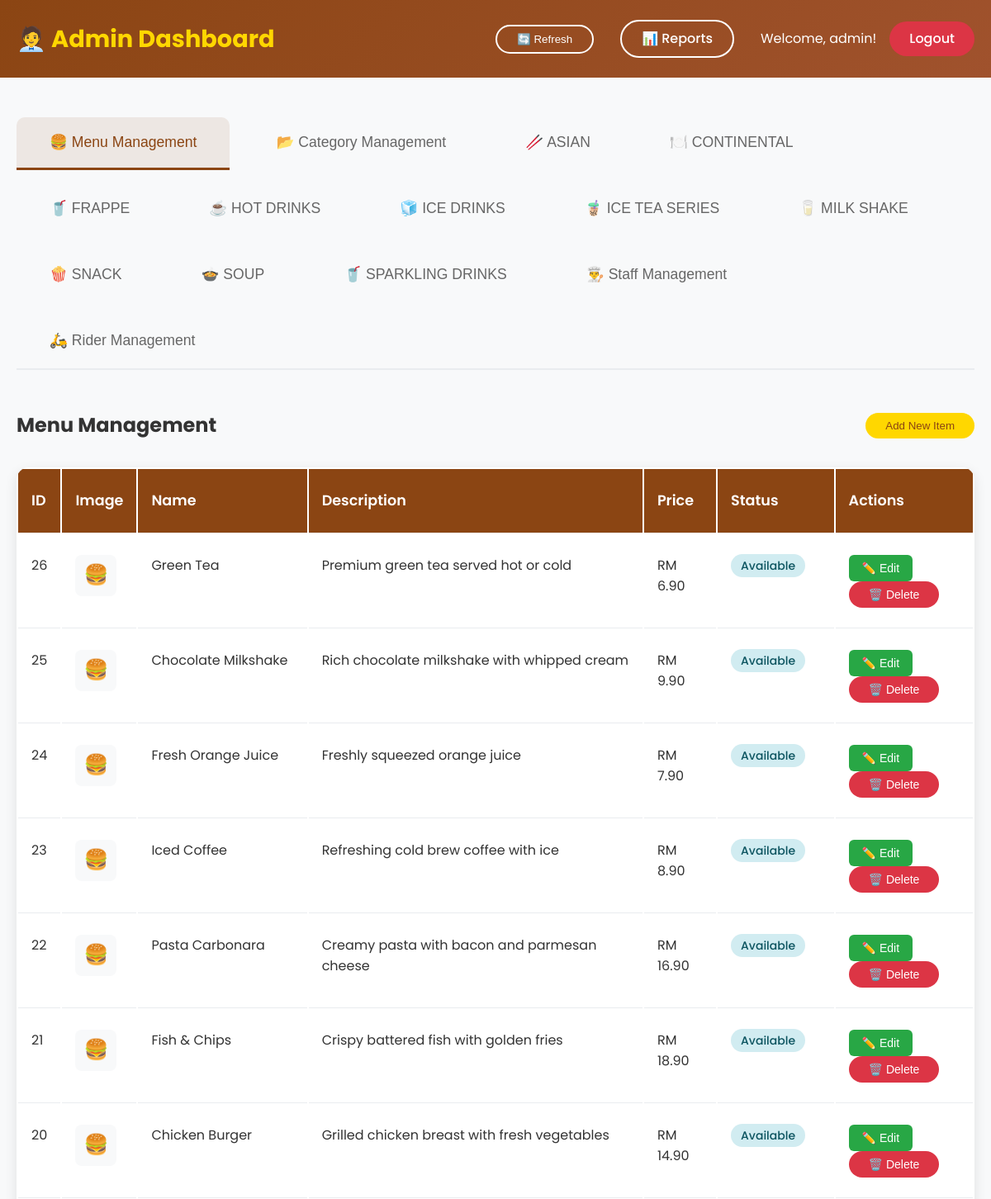
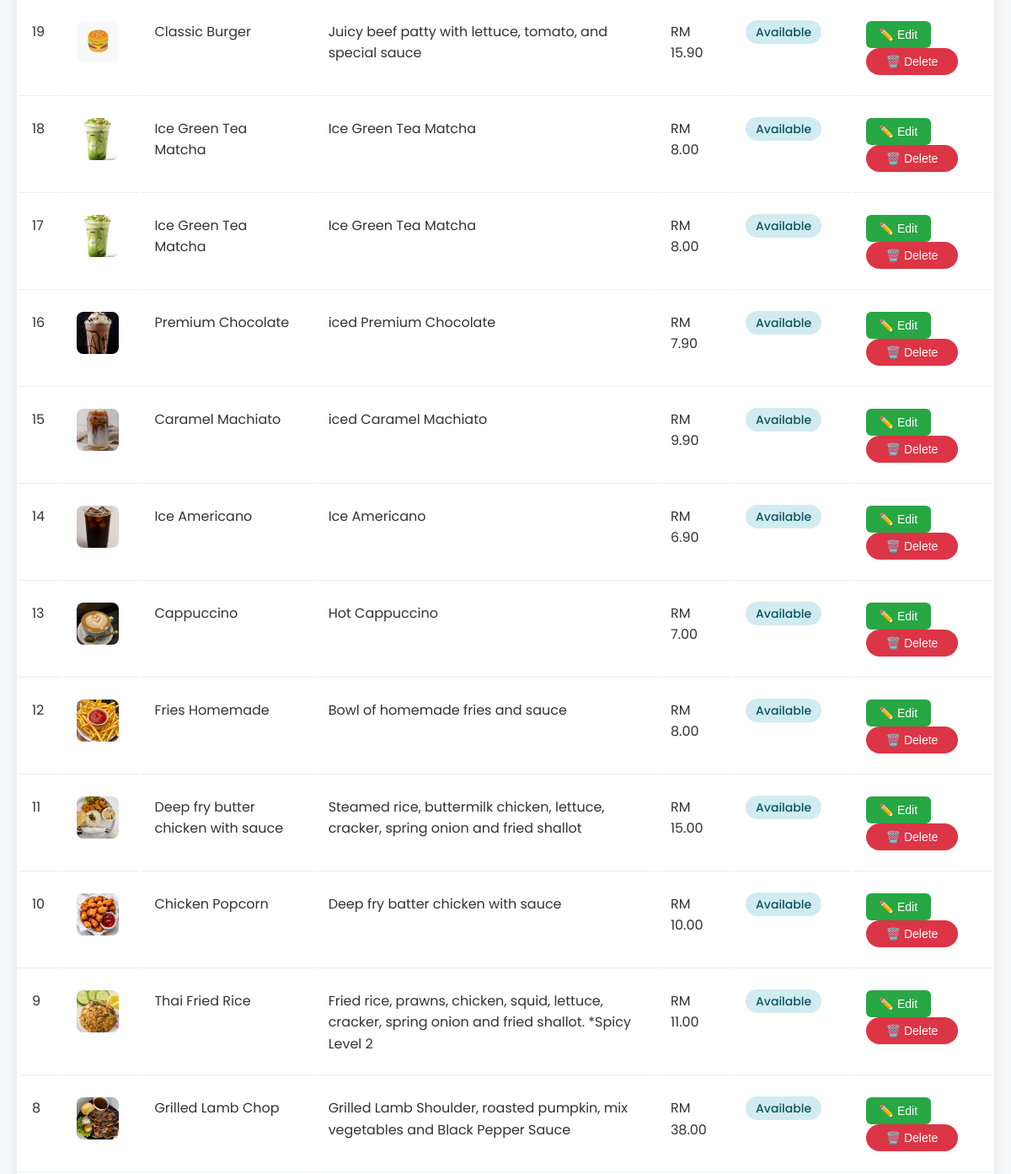
/admin_dashboard.php (signed in, upper part), run on an earlier commit of the app's database (2 pictures, top to bottom).
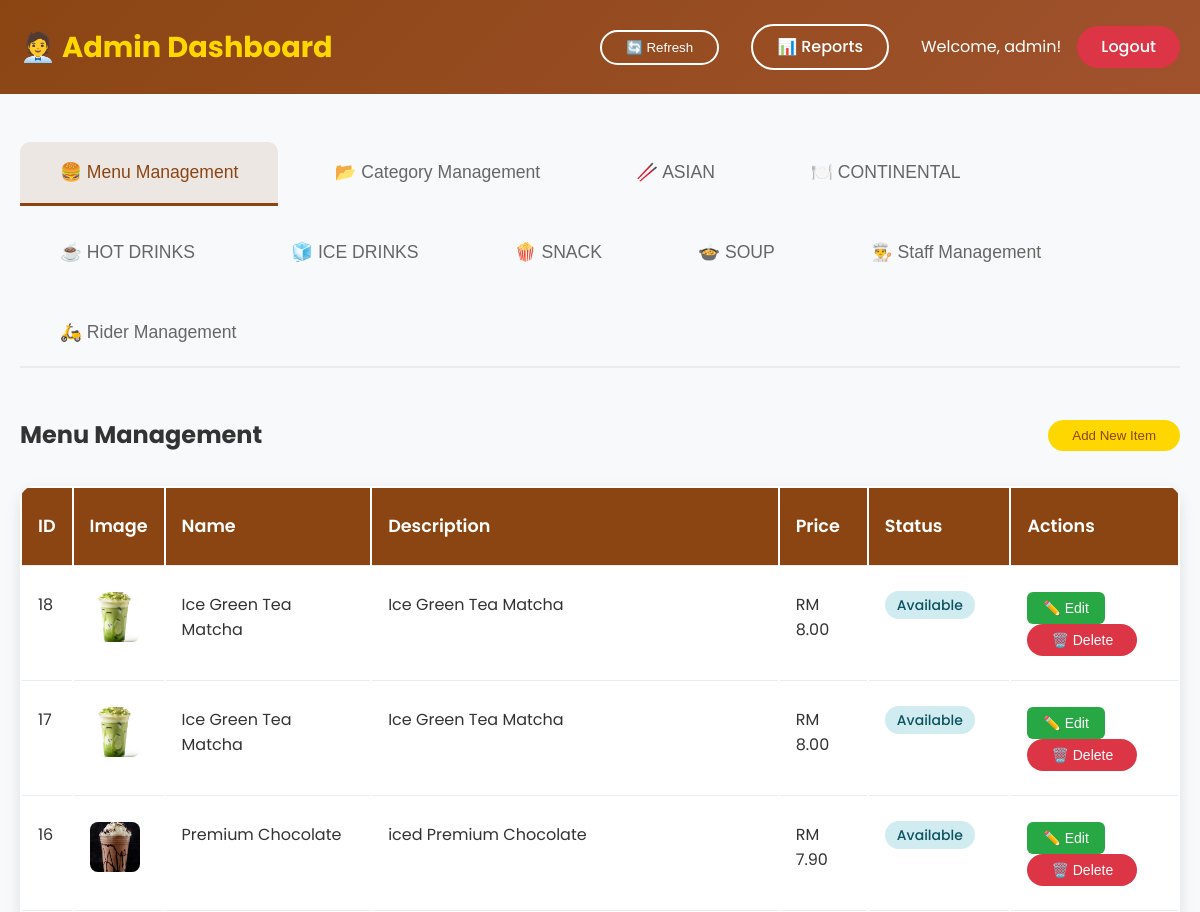
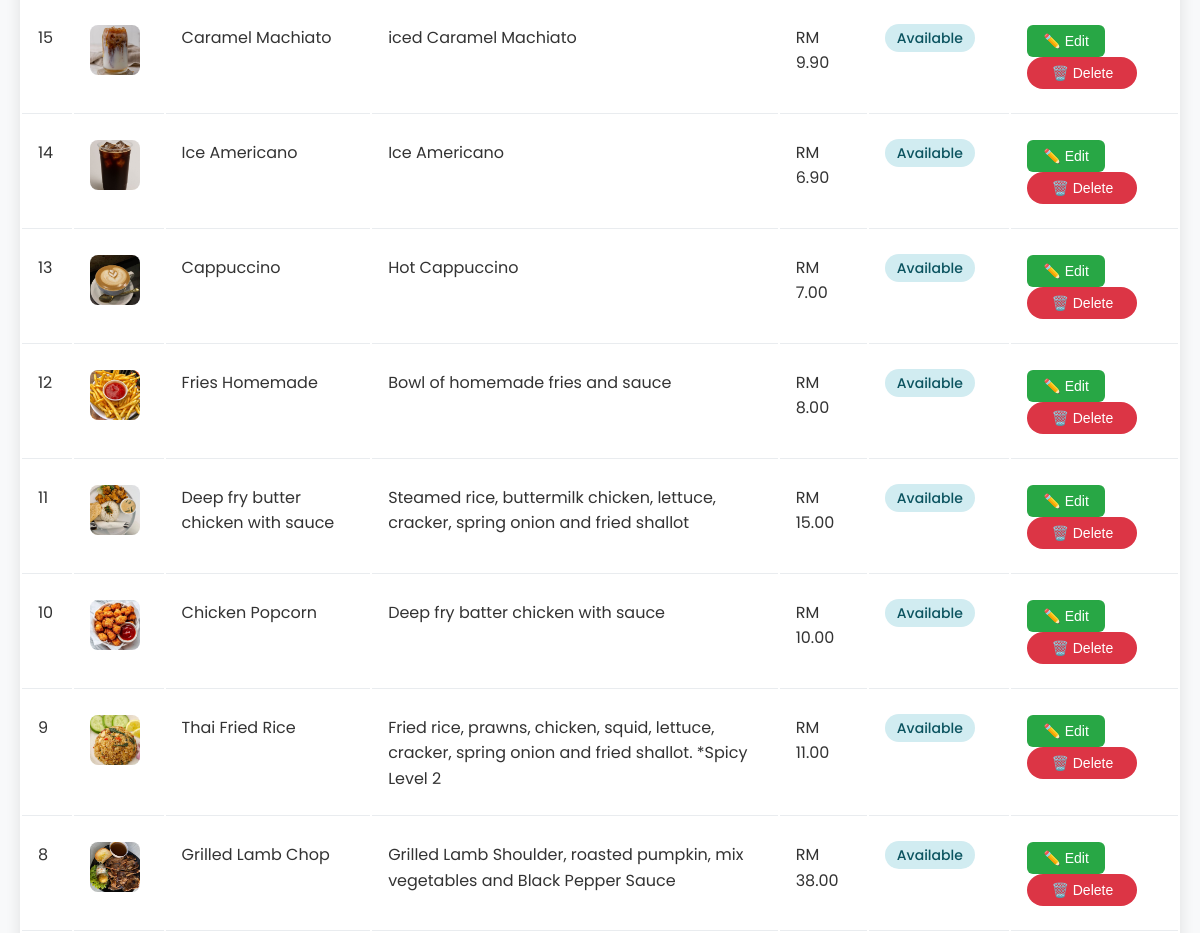
And on a later commit of the database (2 pictures, top to bottom).
### tables this page shows
CREATE TABLE `categories` (
  `category_id` int(11) NOT NULL,
  `category_name` varchar(50) NOT NULL,
  `category_icon` varchar(10) DEFAULT '?️',
  `category_status` enum('Active','Inactive') DEFAULT 'Active',
  `created_at` timestamp NOT NULL DEFAULT current_timestamp()
);

CREATE TABLE `product` (
  `product_id` int(11) NOT NULL,
  `product_name` varchar(100) DEFAULT NULL,
  `product_info` text DEFAULT NULL,
  `product_price` decimal(10,2) DEFAULT NULL,
  `product_status` varchar(50) DEFAULT NULL,
  `product_image` varchar(255) DEFAULT NULL,
  `product_category` varchar(20) DEFAULT 'food'
);

### admin_dashboard.php (the view, shortened to what this page needs)
<?php
include 'config/database.php';
$stmt = $pdo->prepare("SELECT * FROM product ORDER BY product_id DESC");
$stmt->execute();
$products = $stmt->fetchAll();
$stmt = $pdo->prepare("SELECT * FROM categories WHERE category_status = 'Active' ORDER BY category_name");
$stmt->execute();
$categories = $stmt->fetchAll();
?>
<!DOCTYPE html>
<html lang="en">
<head>
    <link rel="stylesheet" href="css/style.css">
</head>
<body>
<div class="dashboard">
    <div class="dashboard-header">
        <div class="container">
            <div class="dashboard-nav">
                <div class="logo">🧑‍💼 Admin Dashboard</div>
                <div class="nav-actions">
                    <button class="btn btn-secondary" onclick="refreshPage()" style="margin-right: 1rem;">🔄 Refresh</button>
                    <a href="admin_reports.php" class="btn btn-secondary" style="margin-right: 1rem;">📊 Reports</a>
                    <span>Welcome, <?php echo $_SESSION['username']; ?>!</span>
                    <a href="logout.php" class="btn btn-danger">Logout</a>
                </div>
            </div>
        </div>
    </div>
    <div class="container">
        <div class="dashboard-content">
            <div class="dashboard-tabs">
                <button class="tab-btn active" onclick="showTab('menu')">🍔 Menu Management</button>
                <button class="tab-btn" onclick="showTab('categories')">📂 Category Management</button>
                <?php foreach ($categories as $category): ?>
                    <button class="tab-btn" onclick="showTab('category-<?php echo $category['category_id']; ?>')"><?php echo $category['category_icon']; ?> <?php echo $category['category_name']; ?></button>
                <?php endforeach; ?>
                <button class="tab-btn" onclick="showTab('staff')">👨‍🍳 Staff Management</button>
                <button class="tab-btn" onclick="showTab('riders')">🛵 Rider Management</button>
            </div>
            <div id="menu" class="tab-content active">
                <div style="display: flex; justify-content: space-between; align-items: center; margin-bottom: 2rem;">
                    <h2>Menu Management</h2>
                    <button class="btn btn-primary" onclick="openModal('add-product-modal')">Add New Item</button>
                </div>
                <div style="background: white; border-radius: 15px; overflow: hidden; box-shadow: 0 5px 15px rgba(0,0,0,0.1);">
                    <table class="data-table">
                        <thead>
                            <tr>
                                <th>ID</th>
                                <th>Image</th>
                                <th>Name</th>
                                <th>Description</th>
                                <th>Price</th>
                                <th>Status</th>
                                <th>Actions</th>
                            </tr>
                        </thead>
                        <tbody>
                            <?php foreach ($products as $product): ?>
                                <tr>
                                    <td><?php echo $product['product_id']; ?></td>
                                    <td>
                                        <?php if ($product['product_image'] && file_exists($product['product_image'])): ?>
                                            <img src="<?php echo $product['product_image']; ?>" alt="Product Image" style="width: 50px; height: 50px; object-fit: cover; border-radius: 8px;">
                                        <?php else: ?>
                                            <div style="width: 50px; height: 50px; background: #f8f9fa; border-radius: 8px; display: flex; align-items: center; justify-content: center; font-size: 1.5rem;">🍔</div>
                                        <?php endif; ?>
                                    </td>
                                    <td><?php echo htmlspecialchars($product['product_name']); ?></td>
                                    <td><?php echo htmlspecialchars($product['product_info']); ?></td>
                                    <td>RM <?php echo number_format($product['product_price'], 2); ?></td>
                                    <td>
                                        <span class="status-badge <?php echo $product['product_status'] === 'Available' ? 'status-completed' : 'status-pending'; ?>">
                                            <?php echo $product['product_status']; ?>
                                        </span>
                                    </td>
                                    <td>
                                        <button class="btn" onclick="editProduct(<?php echo htmlspecialchars(json_encode($product)); ?>)" style="background: #28a745; color: white; font-size: 0.875rem; margin-right: 0.5rem; border-radius: 6px; border: none; padding: 0.5rem 1rem;">
                                            ✏️ Edit
                                        </button>
                                        <form method="POST" style="display: inline-block;">
                                            <button type="submit" name="delete_product" class="btn btn-danger" style="font-size: 0.875rem;" onclick="return confirm('Are you sure?')">
                                                🗑️ Delete
                                            </button>
                                        </form>
                                    </td>
                                </tr>
                            <?php endforeach; ?>
                        </tbody>
                    </table>
                </div>
            </div>
        </div>
    </div>
</div>
</body>
</html>

### css/style.css (style rules this page uses)
* { margin: 0; padding: 0; box-sizing: border-box; }
body { font-family: 'Poppins', sans-serif; line-height: 1.6; color: #333; background-color: #f8f9fa; }
.container { max-width: 1200px; margin: 0 auto; padding: 0 20px; }
.logo { font-size: 1.8rem; font-weight: 700; color: #FFD700; }
.nav-actions { display: flex; gap: 1rem; align-items: center; }
.btn { padding: 0.5rem 1.5rem; border: none; border-radius: 25px; cursor: pointer; font-weight: 500; text-decoration: none; display: inline-block; transition: all 0.3s; }
.btn-primary { background: #FFD700; color: #8B4513; }
.btn-secondary { background: transparent; color: white; border: 2px solid white; }
.btn-danger { background: #dc3545; color: white; }
.dashboard { min-height: 100vh; background: #f8f9fa; }
.dashboard-header { background: linear-gradient(135deg, #8B4513 0%, #A0522D 100%); color: white; padding: 1.5rem 0; }
.dashboard-nav { display: flex; justify-content: space-between; align-items: center; }
.dashboard-content { padding: 3rem 0; }
.dashboard-tabs { display: flex; gap: 1rem; margin-bottom: 3rem; border-bottom: 2px solid #e9ecef; flex-wrap: wrap; }
.tab-btn { padding: 1.25rem 2.5rem; background: none; border: none; cursor: pointer; font-weight: 500; font-size: 1.1rem; color: #666; border-bottom: 3px solid transparent; transition: all 0.3s; border-radius: 10px 10px 0 0; }
.tab-btn.active { color: #8B4513; border-bottom-color: #8B4513; background: rgba(139, 69, 19, 0.1); }
.tab-content { display: none; }
.tab-content.active { display: block; }
.data-table { width: 100%; background: white; border-radius: 10px; overflow: hidden; box-shadow: 0 5px 15px rgba(0,0,0,0.1); }
.data-table th, .data-table td { padding: 1.5rem 1rem; text-align: left; border-bottom: 1px solid #e9ecef; vertical-align: top; }
.data-table th { background: #8B4513; color: white; font-weight: 600; font-size: 1.1rem; }
.status-badge { padding: 0.25rem 0.75rem; border-radius: 20px; font-size: 0.875rem; font-weight: 500; }
.status-completed { background: #d1ecf1; color: #0c5460; }

What changed in the data, as far as the page shows it:
removed categories: category_icon "🥤", category_name "FRAPPE"
removed categories: category_icon "🧋", category_name "ICE TEA SERIES"
removed categories: category_icon "🥛", category_name "MILK SHAKE"
removed categories: category_icon "🥤", category_name "SPARKLING DRINKS"
removed product: product_id "26", product_name "Green Tea", product_info "Premium green tea served hot or cold", product_price "6.90", product_status "Available"
removed product: product_id "25", product_name "Chocolate Milkshake", product_info "Rich chocolate milkshake with whipped cream", product_price "9.90", product_status "Available"
removed product: product_id "24", product_name "Fresh Orange Juice", product_info "Freshly squeezed orange juice", product_price "7.90", product_status "Available"
removed product: product_id "23", product_name "Iced Coffee", product_info "Refreshing cold brew coffee with ice", product_price "8.90", product_status "Available"
removed product: product_id "22", product_name "Pasta Carbonara", product_info "Creamy pasta with bacon and parmesan cheese", product_price "16.90", product_status "Available"
removed product: product_id "21", product_name "Fish & Chips", product_info "Crispy battered fish with golden fries", product_price "18.90", product_status "Available"
removed product: product_id "20", product_name "Chicken Burger", product_info "Grilled chicken breast with fresh vegetables", product_price "14.90", product_status "Available"
removed product: product_id "19", product_name "Classic Burger", product_info "Juicy beef patty with lettuce, tomato, and special sauce", product_price "15.90", product_status "Available"
